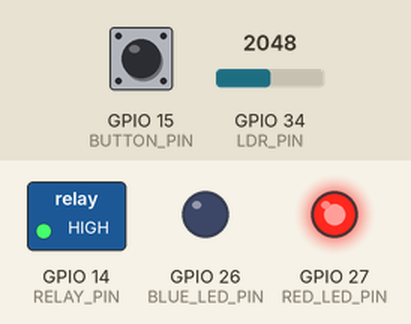
Recording of a sketch running on a simulated ESP32. Parts: switched loads named in the sketch (green lamp = pin HIGH), output pins drawn as LEDs (lit = HIGH). The inputs (shaded band) are chosen by the test bench; at power-on: GPIO 34 (LDR_PIN) = 2048, GPIO 15 (BUTTON_PIN) HIGH. WiFi joins after 1.5 s; servers stay silent unless stated; no MQTT or app messages arrive unless stated; what the sketch prints to the serial monitor is not drawn.

Above: at 2.7 s.
2.8 s: GPIO 34 (LDR_PIN) set to 2107
At 4.6 s:
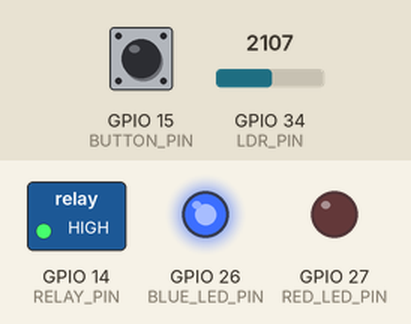
5.0 s: GPIO 15 (BUTTON_PIN) pulled LOW for 0.15 s
At 5.07 s:
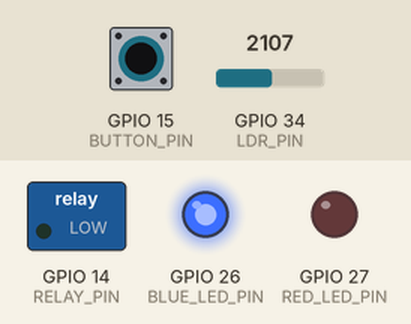
6.6 s: GPIO 15 (BUTTON_PIN) pulled LOW for 1 s
At 9.0 s:
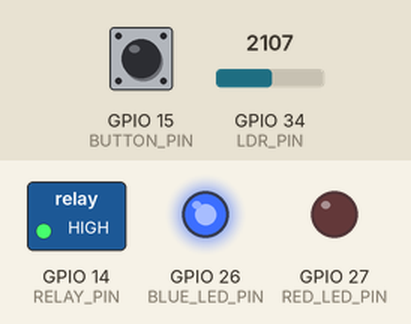
11.7 s: GPIO 34 (LDR_PIN) set to 2047
At 14.0 s:
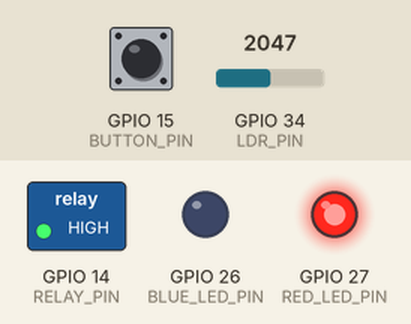
15.8 s: GPIO 15 (BUTTON_PIN) pulled LOW for 1 s
At 16.4 s:
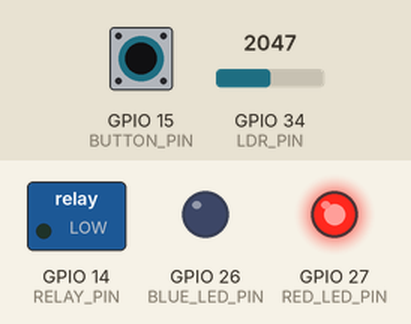
18.3 s: GPIO 34 (LDR_PIN) set to 2866
At 19.8 s:
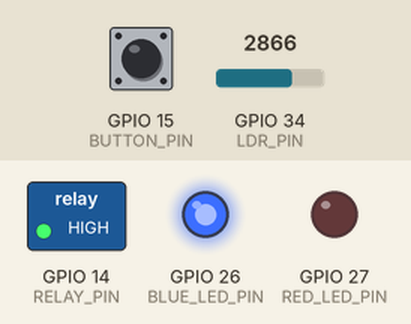
Timing chart, 0 to 21.3 s (numbered marks = the images above; inputs shaded):
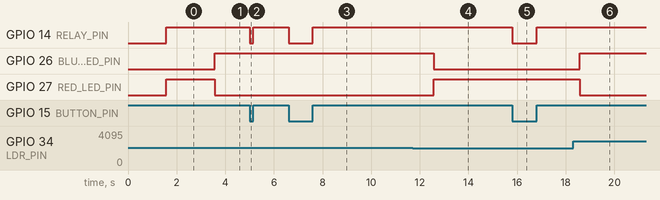

The sketch:

sketch.ino
```cpp
#include <WiFi.h>
#include <PubSubClient.h>

// Pinos do ESP32
#define LDR_PIN 34
#define BLUE_LED_PIN 26
#define RED_LED_PIN 27
#define BUTTON_PIN 15
#define RELAY_PIN 14

// Configurações Wi-Fi e MQTT
const char* ssid = "Wokwi-GUEST";
const char* password = "";
const char* mqtt_server = "broker.hivemq.com";
const char* mqtt_topic = "villa_lobos/tree_status";

WiFiClient espClient;
PubSubClient client(espClient);

// Variáveis globais
unsigned long lastLdrRead = 0;
const unsigned long ldrInterval = 1000; // 1 segundo
int ldrValue = 0;

// Classe para controle do botão e relé
class ButtonRelayControl {
private:
  int buttonPin;
  int relayPin;

public:
  ButtonRelayControl(int buttonPin, int relayPin) {
    this->buttonPin = buttonPin;
    this->relayPin = relayPin;
    pinMode(buttonPin, INPUT_PULLDOWN);
    pinMode(relayPin, OUTPUT);
    digitalWrite(relayPin, LOW);
  }

  void checkButton() {
    if (digitalRead(buttonPin) == HIGH) {
      digitalWrite(relayPin, HIGH);
      Serial.println("Relé ativado!");
    } else {
      digitalWrite(relayPin, LOW);
    }
  }
};

ButtonRelayControl buttonRelay(BUTTON_PIN, RELAY_PIN);

// Conecta ao Wi-Fi
void setupWiFi() {
  delay(10);
  Serial.println("Conectando ao WiFi...");
  WiFi.begin(ssid, password);
  while (WiFi.status() != WL_CONNECTED) {
    delay(500);
    Serial.print(".");
  }
  Serial.println("WiFi conectado!");
  Serial.println(WiFi.localIP());
}

// Conecta ao broker MQTT
void reconnect() {
  while (!client.connected()) {
    Serial.println("Conectando ao MQTT...");
    if (client.connect("ESP32Client")) {
      Serial.println("Conectado ao MQTT!");
    } else {
      Serial.print("Falha ao conectar. Estado MQTT: ");
      Serial.println(client.state());
      delay(2000);
    }
  }
}

void setup() {
  // Configuração inicial
  Serial.begin(115200);

  pinMode(LDR_PIN, INPUT);
  pinMode(BLUE_LED_PIN, OUTPUT);
  pinMode(RED_LED_PIN, OUTPUT);

  setupWiFi();
  client.setServer(mqtt_server, 1883);

  Serial.println("Sistema iniciado!");
}

void loop() {
  // Conexão MQTT
  if (!client.connected()) {
    reconnect();
  }
  client.loop();

  // Leitura do LDR a cada 1 segundo
  unsigned long currentMillis = millis();
  if (currentMillis - lastLdrRead >= ldrInterval) {
    lastLdrRead = currentMillis;
    ldrValue = analogRead(LDR_PIN);
    Serial.print("LDR Value: ");
    Serial.println(ldrValue);

    // Controle dos LEDs baseado no valor do LDR
    if (ldrValue > 2048) { // 50% do range (4096 é o máximo para ESP32 ADC)
      digitalWrite(BLUE_LED_PIN, HIGH);
      digitalWrite(RED_LED_PIN, LOW);
      client.publish(mqtt_topic, "LED Azul ligado");
    } else {
      digitalWrite(BLUE_LED_PIN, LOW);
      digitalWrite(RED_LED_PIN, HIGH);
      client.publish(mqtt_topic, "LED Vermelho ligado");
    }

    // Publica o valor do LDR
    char ldrMessage[50];
    sprintf(ldrMessage, "LDR Value: %d", ldrValue);
    client.publish(mqtt_topic, ldrMessage);
  }

  // Verifica o botão e controla o relé
  buttonRelay.checkButton();
}
```

Measured:
- the behaviour switches between 2048 and 2049 on GPIO 34 (LDR_PIN) (found by bisection; images 0 and 1)
- after the input at 2.8 s, GPIO 26 (BLUE_LED_PIN): LOW → HIGH after 0.76 s; GPIO 27 (RED_LED_PIN): HIGH → LOW after 0.76 s
- after the input at 5.0 s, GPIO 14 (RELAY_PIN): HIGH → LOW at once, → HIGH 0.15 s later
- after the input at 6.6 s, GPIO 14 (RELAY_PIN): HIGH → LOW at once, → HIGH 1.0 s later
- after the input at 11.7 s, GPIO 26 (BLUE_LED_PIN): HIGH → LOW after 0.87 s; GPIO 27 (RED_LED_PIN): LOW → HIGH after 0.87 s
- after the input at 15.8 s, GPIO 14 (RELAY_PIN): HIGH → LOW at once, → HIGH 1.0 s later
- after the input at 18.3 s, GPIO 26 (BLUE_LED_PIN): LOW → HIGH after 0.27 s; GPIO 27 (RED_LED_PIN): HIGH → LOW after 0.27 s
